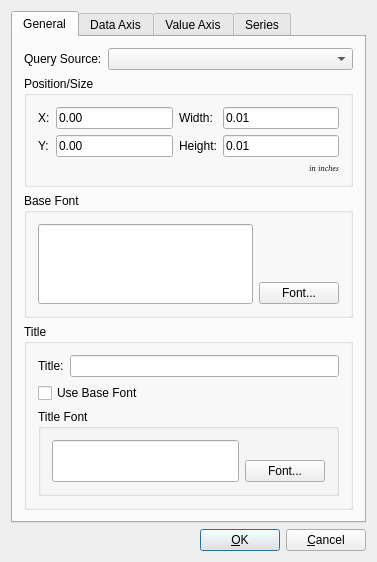
<ui version="4.0" >
 <author></author>
 <comment> * OpenRPT report writer and rendering engine
 * Copyright (C) 2001-2007 by OpenMFG, LLC
 *
 * This library is free software; you can redistribute it and/or
 * modify it under the terms of the GNU Lesser General Public
 * License as published by the Free Software Foundation; either
 * version 2.1 of the License, or (at your option) any later version.
 *
 * This library is distributed in the hope that it will be useful,
 * but WITHOUT ANY WARRANTY; without even the implied warranty of
 * MERCHANTABILITY or FITNESS FOR A PARTICULAR PURPOSE. See the GNU
 * Lesser General Public License for more details.
 *
 * You should have received a copy of the GNU Lesser General Public
 * License along with this library; if not, write to the Free Software
 * Foundation, Inc., 59 Temple Place, Suite 330, Boston, MA 02111-1307 USA
 * Please contact info@openmfg.com with any questions on this license.</comment>
 <exportmacro></exportmacro>
 <class>GraphEditor</class>
 <widget class="QDialog" name="GraphEditor" >
  <property name="geometry" >
   <rect>
    <x>0</x>
    <y>0</y>
    <width>377</width>
    <height>562</height>
   </rect>
  </property>
  <property name="windowTitle" >
   <string>Graph Editor</string>
  </property>
  <layout class="QVBoxLayout" >
   <property name="margin" >
    <number>11</number>
   </property>
   <property name="spacing" >
    <number>6</number>
   </property>
   <item>
    <widget class="QTabWidget" name="_tabWidget" >
     <widget class="QWidget" name="generalTab" >
      <attribute name="title" >
       <string>General</string>
      </attribute>
      <layout class="QVBoxLayout" >
       <property name="margin" >
        <number>11</number>
       </property>
       <property name="spacing" >
        <number>6</number>
       </property>
       <item>
        <layout class="QHBoxLayout" >
         <property name="margin" >
          <number>0</number>
         </property>
         <property name="spacing" >
          <number>6</number>
         </property>
         <item>
          <widget class="QLabel" name="TextLabel1_3" >
           <property name="text" >
            <string>Query Source:</string>
           </property>
          </widget>
         </item>
         <item>
          <widget class="QComboBox" name="cbQuery" >
           <property name="sizePolicy" >
            <sizepolicy>
             <hsizetype>7</hsizetype>
             <vsizetype>0</vsizetype>
             <horstretch>0</horstretch>
             <verstretch>0</verstretch>
            </sizepolicy>
           </property>
          </widget>
         </item>
        </layout>
       </item>
       <item>
        <widget class="QGroupBox" name="GroupBox1" >
         <property name="title" >
          <string>Position/Size</string>
         </property>
         <layout class="QGridLayout" >
          <property name="margin" >
           <number>11</number>
          </property>
          <property name="spacing" >
           <number>6</number>
          </property>
          <item row="1" column="3" >
           <widget class="QLineEdit" name="leHeight" >
            <property name="text" >
             <string>0.01</string>
            </property>
           </widget>
          </item>
          <item row="0" column="3" >
           <widget class="QLineEdit" name="leWidth" >
            <property name="text" >
             <string>0.01</string>
            </property>
           </widget>
          </item>
          <item row="1" column="0" >
           <widget class="QLabel" name="TextLabel2" >
            <property name="text" >
             <string>Y:</string>
            </property>
           </widget>
          </item>
          <item row="1" column="2" >
           <widget class="QLabel" name="TextLabel4" >
            <property name="text" >
             <string>Height:</string>
            </property>
           </widget>
          </item>
          <item row="0" column="0" >
           <widget class="QLabel" name="TextLabel1_3_2" >
            <property name="text" >
             <string>X:</string>
            </property>
           </widget>
          </item>
          <item row="0" column="2" >
           <widget class="QLabel" name="TextLabel3" >
            <property name="text" >
             <string>Width:</string>
            </property>
           </widget>
          </item>
          <item row="2" column="3" >
           <widget class="QLabel" name="TextLabel5" >
            <property name="font" >
             <font>
              <family>Helvetica [Cronyx]</family>
              <pointsize>6</pointsize>
              <weight>50</weight>
              <italic>true</italic>
              <bold>false</bold>
              <underline>false</underline>
              <strikeout>false</strikeout>
             </font>
            </property>
            <property name="text" >
             <string>in inches</string>
            </property>
            <property name="textFormat" >
             <enum>Qt::AutoText</enum>
            </property>
            <property name="alignment" >
             <set>Qt::AlignRight|Qt::AlignTrailing|Qt::AlignVCenter</set>
            </property>
           </widget>
          </item>
          <item row="1" column="1" >
           <widget class="QLineEdit" name="leYPos" >
            <property name="text" >
             <string>0.00</string>
            </property>
           </widget>
          </item>
          <item row="0" column="1" >
           <widget class="QLineEdit" name="leXPos" >
            <property name="text" >
             <string>0.00</string>
            </property>
           </widget>
          </item>
         </layout>
        </widget>
       </item>
       <item>
        <widget class="QGroupBox" name="GroupBox2" >
         <property name="title" >
          <string>Base Font</string>
         </property>
         <layout class="QHBoxLayout" >
          <property name="margin" >
           <number>11</number>
          </property>
          <property name="spacing" >
           <number>6</number>
          </property>
          <item>
           <widget class="QLineEdit" name="_leBaseFont" >
            <property name="sizePolicy" >
             <sizepolicy>
              <hsizetype>7</hsizetype>
              <vsizetype>7</vsizetype>
              <horstretch>0</horstretch>
              <verstretch>0</verstretch>
             </sizepolicy>
            </property>
            <property name="readOnly" >
             <bool>true</bool>
            </property>
           </widget>
          </item>
          <item>
           <layout class="QVBoxLayout" >
            <property name="margin" >
             <number>0</number>
            </property>
            <property name="spacing" >
             <number>6</number>
            </property>
            <item>
             <spacer>
              <property name="orientation" >
               <enum>Qt::Vertical</enum>
              </property>
              <property name="sizeType" >
               <enum>QSizePolicy::Expanding</enum>
              </property>
              <property name="sizeHint" >
               <size>
                <width>20</width>
                <height>20</height>
               </size>
              </property>
             </spacer>
            </item>
            <item>
             <widget class="QPushButton" name="_btnBaseFont" >
              <property name="text" >
               <string>Font...</string>
              </property>
             </widget>
            </item>
           </layout>
          </item>
         </layout>
        </widget>
       </item>
       <item>
        <widget class="QGroupBox" name="_gbTitle" >
         <property name="title" >
          <string>Title</string>
         </property>
         <layout class="QVBoxLayout" >
          <property name="margin" >
           <number>11</number>
          </property>
          <property name="spacing" >
           <number>6</number>
          </property>
          <item>
           <layout class="QHBoxLayout" >
            <property name="margin" >
             <number>0</number>
            </property>
            <property name="spacing" >
             <number>6</number>
            </property>
            <item>
             <widget class="QLabel" name="_lblTitle" >
              <property name="text" >
               <string>Title:</string>
              </property>
             </widget>
            </item>
            <item>
             <widget class="QLineEdit" name="_leTitle" />
            </item>
           </layout>
          </item>
          <item>
           <widget class="QCheckBox" name="_cbTitleUseBase" >
            <property name="text" >
             <string>Use Base Font</string>
            </property>
           </widget>
          </item>
          <item>
           <widget class="QGroupBox" name="_gbTitleFont" >
            <property name="title" >
             <string>Title Font</string>
            </property>
            <layout class="QHBoxLayout" >
             <property name="margin" >
              <number>11</number>
             </property>
             <property name="spacing" >
              <number>6</number>
             </property>
             <item>
              <widget class="QLineEdit" name="_leTitleFont" >
               <property name="sizePolicy" >
                <sizepolicy>
                 <hsizetype>7</hsizetype>
                 <vsizetype>7</vsizetype>
                 <horstretch>0</horstretch>
                 <verstretch>0</verstretch>
                </sizepolicy>
               </property>
               <property name="readOnly" >
                <bool>true</bool>
               </property>
              </widget>
             </item>
             <item>
              <layout class="QVBoxLayout" >
               <property name="margin" >
                <number>0</number>
               </property>
               <property name="spacing" >
                <number>6</number>
               </property>
               <item>
                <spacer>
                 <property name="orientation" >
                  <enum>Qt::Vertical</enum>
                 </property>
                 <property name="sizeType" >
                  <enum>QSizePolicy::Expanding</enum>
                 </property>
                 <property name="sizeHint" >
                  <size>
                   <width>20</width>
                   <height>20</height>
                  </size>
                 </property>
                </spacer>
               </item>
               <item>
                <widget class="QPushButton" name="_btnTitleFont" >
                 <property name="text" >
                  <string>Font...</string>
                 </property>
                </widget>
               </item>
              </layout>
             </item>
            </layout>
           </widget>
          </item>
         </layout>
        </widget>
       </item>
      </layout>
     </widget>
     <widget class="QWidget" name="dataTab" >
      <attribute name="title" >
       <string>Data Axis</string>
      </attribute>
      <layout class="QVBoxLayout" >
       <property name="margin" >
        <number>11</number>
       </property>
       <property name="spacing" >
        <number>6</number>
       </property>
       <item>
        <widget class="QGroupBox" name="_gbDataAxis" >
         <property name="title" >
          <string>Data Axis Labels</string>
         </property>
         <layout class="QVBoxLayout" >
          <property name="margin" >
           <number>11</number>
          </property>
          <property name="spacing" >
           <number>6</number>
          </property>
          <item>
           <layout class="QHBoxLayout" >
            <property name="margin" >
             <number>0</number>
            </property>
            <property name="spacing" >
             <number>6</number>
            </property>
            <item>
             <widget class="QLabel" name="_lblData" >
              <property name="text" >
               <string>Column:</string>
              </property>
             </widget>
            </item>
            <item>
             <widget class="QLineEdit" name="_leData" />
            </item>
           </layout>
          </item>
          <item>
           <widget class="QCheckBox" name="_cbDataUseBase" >
            <property name="text" >
             <string>Use Base Font</string>
            </property>
           </widget>
          </item>
          <item>
           <widget class="QGroupBox" name="_gbDataFont" >
            <property name="title" >
             <string>Data Axis Font</string>
            </property>
            <layout class="QHBoxLayout" >
             <property name="margin" >
              <number>11</number>
             </property>
             <property name="spacing" >
              <number>6</number>
             </property>
             <item>
              <widget class="QLineEdit" name="_leDataFont" >
               <property name="sizePolicy" >
                <sizepolicy>
                 <hsizetype>7</hsizetype>
                 <vsizetype>7</vsizetype>
                 <horstretch>0</horstretch>
                 <verstretch>0</verstretch>
                </sizepolicy>
               </property>
               <property name="readOnly" >
                <bool>true</bool>
               </property>
              </widget>
             </item>
             <item>
              <layout class="QVBoxLayout" >
               <property name="margin" >
                <number>0</number>
               </property>
               <property name="spacing" >
                <number>6</number>
               </property>
               <item>
                <spacer>
                 <property name="orientation" >
                  <enum>Qt::Vertical</enum>
                 </property>
                 <property name="sizeType" >
                  <enum>QSizePolicy::Expanding</enum>
                 </property>
                 <property name="sizeHint" >
                  <size>
                   <width>20</width>
                   <height>20</height>
                  </size>
                 </property>
                </spacer>
               </item>
               <item>
                <widget class="QPushButton" name="_btnDataFont" >
                 <property name="text" >
                  <string>Font...</string>
                 </property>
                </widget>
               </item>
              </layout>
             </item>
            </layout>
           </widget>
          </item>
         </layout>
        </widget>
       </item>
       <item>
        <widget class="QGroupBox" name="_gbDataAxisTitle" >
         <property name="title" >
          <string>Data Axis Title</string>
         </property>
         <layout class="QVBoxLayout" >
          <property name="margin" >
           <number>11</number>
          </property>
          <property name="spacing" >
           <number>6</number>
          </property>
          <item>
           <layout class="QHBoxLayout" >
            <property name="margin" >
             <number>0</number>
            </property>
            <property name="spacing" >
             <number>6</number>
            </property>
            <item>
             <widget class="QLabel" name="_lblDataTitle" >
              <property name="text" >
               <string>Title:</string>
              </property>
             </widget>
            </item>
            <item>
             <widget class="QLineEdit" name="_leDataTitle" />
            </item>
           </layout>
          </item>
          <item>
           <widget class="QCheckBox" name="_cbDataTitleUseBase" >
            <property name="text" >
             <string>Use Base Font</string>
            </property>
           </widget>
          </item>
          <item>
           <widget class="QGroupBox" name="_gbDataTitleFont" >
            <property name="title" >
             <string>Data Axis Title Font</string>
            </property>
            <layout class="QHBoxLayout" >
             <property name="margin" >
              <number>11</number>
             </property>
             <property name="spacing" >
              <number>6</number>
             </property>
             <item>
              <widget class="QLineEdit" name="_leDataTitleFont" >
               <property name="sizePolicy" >
                <sizepolicy>
                 <hsizetype>7</hsizetype>
                 <vsizetype>7</vsizetype>
                 <horstretch>0</horstretch>
                 <verstretch>0</verstretch>
                </sizepolicy>
               </property>
               <property name="readOnly" >
                <bool>true</bool>
               </property>
              </widget>
             </item>
             <item>
              <layout class="QVBoxLayout" >
               <property name="margin" >
                <number>0</number>
               </property>
               <property name="spacing" >
                <number>6</number>
               </property>
               <item>
                <spacer>
                 <property name="orientation" >
                  <enum>Qt::Vertical</enum>
                 </property>
                 <property name="sizeType" >
                  <enum>QSizePolicy::Expanding</enum>
                 </property>
                 <property name="sizeHint" >
                  <size>
                   <width>20</width>
                   <height>20</height>
                  </size>
                 </property>
                </spacer>
               </item>
               <item>
                <widget class="QPushButton" name="_btnDataTitleFont" >
                 <property name="text" >
                  <string>Font...</string>
                 </property>
                </widget>
               </item>
              </layout>
             </item>
            </layout>
           </widget>
          </item>
         </layout>
        </widget>
       </item>
      </layout>
     </widget>
     <widget class="QWidget" name="valueTab" >
      <attribute name="title" >
       <string>Value Axis</string>
      </attribute>
      <layout class="QVBoxLayout" >
       <property name="margin" >
        <number>11</number>
       </property>
       <property name="spacing" >
        <number>6</number>
       </property>
       <item>
        <layout class="QHBoxLayout" >
         <property name="margin" >
          <number>0</number>
         </property>
         <property name="spacing" >
          <number>6</number>
         </property>
         <item>
          <widget class="QLabel" name="_lblMin" >
           <property name="text" >
            <string>Min:</string>
           </property>
           <property name="alignment" >
            <set>Qt::AlignRight|Qt::AlignTrailing|Qt::AlignVCenter</set>
           </property>
          </widget>
         </item>
         <item>
          <widget class="QLineEdit" name="_leMin" />
         </item>
         <item>
          <widget class="QLabel" name="_lblMax" >
           <property name="text" >
            <string>Max:</string>
           </property>
           <property name="alignment" >
            <set>Qt::AlignRight|Qt::AlignTrailing|Qt::AlignVCenter</set>
           </property>
          </widget>
         </item>
         <item>
          <widget class="QLineEdit" name="_leMax" />
         </item>
        </layout>
       </item>
       <item>
        <widget class="QCheckBox" name="_cbAutoMinMax" >
         <property name="text" >
          <string>Expand Min/Max if needed</string>
         </property>
        </widget>
       </item>
       <item>
        <widget class="QCheckBox" name="_cbValueUseBase" >
         <property name="text" >
          <string>Use Base Font</string>
         </property>
        </widget>
       </item>
       <item>
        <widget class="QGroupBox" name="_gbValueFont" >
         <property name="title" >
          <string>Value Axis Font</string>
         </property>
         <layout class="QHBoxLayout" >
          <property name="margin" >
           <number>11</number>
          </property>
          <property name="spacing" >
           <number>6</number>
          </property>
          <item>
           <widget class="QLineEdit" name="_leValueFont" >
            <property name="sizePolicy" >
             <sizepolicy>
              <hsizetype>7</hsizetype>
              <vsizetype>7</vsizetype>
              <horstretch>0</horstretch>
              <verstretch>0</verstretch>
             </sizepolicy>
            </property>
            <property name="readOnly" >
             <bool>true</bool>
            </property>
           </widget>
          </item>
          <item>
           <layout class="QVBoxLayout" >
            <property name="margin" >
             <number>0</number>
            </property>
            <property name="spacing" >
             <number>6</number>
            </property>
            <item>
             <spacer>
              <property name="orientation" >
               <enum>Qt::Vertical</enum>
              </property>
              <property name="sizeType" >
               <enum>QSizePolicy::Expanding</enum>
              </property>
              <property name="sizeHint" >
               <size>
                <width>20</width>
                <height>20</height>
               </size>
              </property>
             </spacer>
            </item>
            <item>
             <widget class="QPushButton" name="_btnValueFont" >
              <property name="text" >
               <string>Font...</string>
              </property>
             </widget>
            </item>
           </layout>
          </item>
         </layout>
        </widget>
       </item>
       <item>
        <widget class="QGroupBox" name="_gbDataAxisTitle_2" >
         <property name="title" >
          <string>Value Axis Title</string>
         </property>
         <layout class="QVBoxLayout" >
          <property name="margin" >
           <number>11</number>
          </property>
          <property name="spacing" >
           <number>6</number>
          </property>
          <item>
           <layout class="QHBoxLayout" >
            <property name="margin" >
             <number>0</number>
            </property>
            <property name="spacing" >
             <number>6</number>
            </property>
            <item>
             <widget class="QLabel" name="_lblValueTitle" >
              <property name="text" >
               <string>Title:</string>
              </property>
             </widget>
            </item>
            <item>
             <widget class="QLineEdit" name="_leValueTitle" />
            </item>
           </layout>
          </item>
          <item>
           <widget class="QCheckBox" name="_cbValueTitleUseBase" >
            <property name="text" >
             <string>Use Base Font</string>
            </property>
           </widget>
          </item>
          <item>
           <widget class="QGroupBox" name="_gbValueTitleFont" >
            <property name="title" >
             <string>Value Axis Title Font</string>
            </property>
            <layout class="QHBoxLayout" >
             <property name="margin" >
              <number>11</number>
             </property>
             <property name="spacing" >
              <number>6</number>
             </property>
             <item>
              <widget class="QLineEdit" name="_leValueTitleFont" >
               <property name="sizePolicy" >
                <sizepolicy>
                 <hsizetype>7</hsizetype>
                 <vsizetype>7</vsizetype>
                 <horstretch>0</horstretch>
                 <verstretch>0</verstretch>
                </sizepolicy>
               </property>
               <property name="readOnly" >
                <bool>true</bool>
               </property>
              </widget>
             </item>
             <item>
              <layout class="QVBoxLayout" >
               <property name="margin" >
                <number>0</number>
               </property>
               <property name="spacing" >
                <number>6</number>
               </property>
               <item>
                <spacer>
                 <property name="orientation" >
                  <enum>Qt::Vertical</enum>
                 </property>
                 <property name="sizeType" >
                  <enum>QSizePolicy::Expanding</enum>
                 </property>
                 <property name="sizeHint" >
                  <size>
                   <width>20</width>
                   <height>20</height>
                  </size>
                 </property>
                </spacer>
               </item>
               <item>
                <widget class="QPushButton" name="_btnValueTitleFont" >
                 <property name="text" >
                  <string>Font...</string>
                 </property>
                </widget>
               </item>
              </layout>
             </item>
            </layout>
           </widget>
          </item>
         </layout>
        </widget>
       </item>
      </layout>
     </widget>
     <widget class="QWidget" name="seriesTab" >
      <attribute name="title" >
       <string>Series</string>
      </attribute>
      <layout class="QVBoxLayout" >
       <property name="margin" >
        <number>11</number>
       </property>
       <property name="spacing" >
        <number>6</number>
       </property>
       <item>
        <layout class="QHBoxLayout" >
         <property name="margin" >
          <number>0</number>
         </property>
         <property name="spacing" >
          <number>6</number>
         </property>
         <item>
          <layout class="QVBoxLayout" >
           <property name="margin" >
            <number>0</number>
           </property>
           <property name="spacing" >
            <number>6</number>
           </property>
           <item>
            <layout class="QHBoxLayout" >
             <property name="margin" >
              <number>0</number>
             </property>
             <property name="spacing" >
              <number>6</number>
             </property>
             <item>
              <widget class="QLabel" name="_lblSeries" >
               <property name="text" >
                <string>Series:</string>
               </property>
              </widget>
             </item>
             <item>
              <widget class="QComboBox" name="_cbSeries" >
               <property name="sizePolicy" >
                <sizepolicy>
                 <hsizetype>7</hsizetype>
                 <vsizetype>0</vsizetype>
                 <horstretch>0</horstretch>
                 <verstretch>0</verstretch>
                </sizepolicy>
               </property>
              </widget>
             </item>
            </layout>
           </item>
           <item>
            <spacer>
             <property name="orientation" >
              <enum>Qt::Vertical</enum>
             </property>
             <property name="sizeType" >
              <enum>QSizePolicy::Minimum</enum>
             </property>
             <property name="sizeHint" >
              <size>
               <width>20</width>
               <height>20</height>
              </size>
             </property>
            </spacer>
           </item>
          </layout>
         </item>
         <item>
          <layout class="QVBoxLayout" >
           <property name="margin" >
            <number>0</number>
           </property>
           <property name="spacing" >
            <number>6</number>
           </property>
           <item>
            <widget class="QPushButton" name="_btnNewSeries" >
             <property name="text" >
              <string>New</string>
             </property>
            </widget>
           </item>
           <item>
            <widget class="QPushButton" name="_btnRemoveSeries" >
             <property name="text" >
              <string>Remove</string>
             </property>
            </widget>
           </item>
          </layout>
         </item>
        </layout>
       </item>
       <item>
        <widget class="QGroupBox" name="_gbSeriesProperties" >
         <property name="sizePolicy" >
          <sizepolicy>
           <hsizetype>5</hsizetype>
           <vsizetype>7</vsizetype>
           <horstretch>0</horstretch>
           <verstretch>0</verstretch>
          </sizepolicy>
         </property>
         <property name="title" >
          <string>Series Properties</string>
         </property>
         <layout class="QVBoxLayout" >
          <property name="margin" >
           <number>11</number>
          </property>
          <property name="spacing" >
           <number>6</number>
          </property>
          <item>
           <layout class="QGridLayout" >
            <property name="margin" >
             <number>0</number>
            </property>
            <property name="spacing" >
             <number>6</number>
            </property>
            <item row="0" column="1" >
             <widget class="QLineEdit" name="_leSeriesName" />
            </item>
            <item row="2" column="0" >
             <widget class="QLabel" name="_lblSeriesColor" >
              <property name="text" >
               <string>Color:</string>
              </property>
             </widget>
            </item>
            <item row="2" column="1" >
             <layout class="QHBoxLayout" >
              <property name="margin" >
               <number>0</number>
              </property>
              <property name="spacing" >
               <number>6</number>
              </property>
              <item>
               <widget class="QComboBox" name="_cbColors" >
                <property name="sizePolicy" >
                 <sizepolicy>
                  <hsizetype>7</hsizetype>
                  <vsizetype>0</vsizetype>
                  <horstretch>0</horstretch>
                  <verstretch>0</verstretch>
                 </sizepolicy>
                </property>
                <property name="duplicatesEnabled" >
                 <bool>false</bool>
                </property>
               </widget>
              </item>
              <item>
               <widget class="QPushButton" name="_btnEditColors" >
                <property name="text" >
                 <string>Edit</string>
                </property>
               </widget>
              </item>
             </layout>
            </item>
            <item row="1" column="1" >
             <widget class="QLineEdit" name="_leSeriesColumn" />
            </item>
            <item row="0" column="0" >
             <widget class="QLabel" name="_lblSeriesName" >
              <property name="text" >
               <string>Name:</string>
              </property>
             </widget>
            </item>
            <item row="1" column="0" >
             <widget class="QLabel" name="_lblSeriesColumn" >
              <property name="text" >
               <string>Column:</string>
              </property>
             </widget>
            </item>
           </layout>
          </item>
          <item>
           <widget class="QGroupBox" name="_gbSeriesStyle" >
            <property name="title" >
             <string>Style</string>
            </property>
            <layout class="QVBoxLayout" >
             <property name="margin" >
              <number>11</number>
             </property>
             <property name="spacing" >
              <number>6</number>
             </property>
             <item>
              <widget class="QCheckBox" name="_cbSeriesStyleBars" >
               <property name="text" >
                <string>Bars</string>
               </property>
              </widget>
             </item>
             <item>
              <widget class="QCheckBox" name="_cbSeriesStyleLines" >
               <property name="text" >
                <string>Lines</string>
               </property>
              </widget>
             </item>
             <item>
              <widget class="QCheckBox" name="_cbSeriesStylePoints" >
               <property name="text" >
                <string>Points</string>
               </property>
              </widget>
             </item>
            </layout>
           </widget>
          </item>
         </layout>
        </widget>
       </item>
      </layout>
     </widget>
    </widget>
   </item>
   <item>
    <layout class="QHBoxLayout" >
     <property name="margin" >
      <number>0</number>
     </property>
     <property name="spacing" >
      <number>6</number>
     </property>
     <item>
      <spacer>
       <property name="orientation" >
        <enum>Qt::Horizontal</enum>
       </property>
       <property name="sizeType" >
        <enum>QSizePolicy::Expanding</enum>
       </property>
       <property name="sizeHint" >
        <size>
         <width>20</width>
         <height>20</height>
        </size>
       </property>
      </spacer>
     </item>
     <item>
      <widget class="QPushButton" name="buttonOk" >
       <property name="text" >
        <string>&amp;OK</string>
       </property>
       <property name="shortcut" >
        <string>Alt+O</string>
       </property>
       <property name="autoDefault" >
        <bool>true</bool>
       </property>
       <property name="default" >
        <bool>true</bool>
       </property>
      </widget>
     </item>
     <item>
      <widget class="QPushButton" name="buttonCancel" >
       <property name="text" >
        <string>&amp;Cancel</string>
       </property>
       <property name="shortcut" >
        <string>Alt+C</string>
       </property>
       <property name="autoDefault" >
        <bool>true</bool>
       </property>
      </widget>
     </item>
    </layout>
   </item>
  </layout>
 </widget>
 <layoutdefault spacing="6" margin="11" />
 <pixmapfunction>qPixmapFromMimeSource</pixmapfunction>
 <tabstops>
  <tabstop>_tabWidget</tabstop>
  <tabstop>cbQuery</tabstop>
  <tabstop>leXPos</tabstop>
  <tabstop>leWidth</tabstop>
  <tabstop>leYPos</tabstop>
  <tabstop>leHeight</tabstop>
  <tabstop>_leBaseFont</tabstop>
  <tabstop>_btnBaseFont</tabstop>
  <tabstop>_leTitle</tabstop>
  <tabstop>_cbTitleUseBase</tabstop>
  <tabstop>_leTitleFont</tabstop>
  <tabstop>_btnTitleFont</tabstop>
  <tabstop>_leData</tabstop>
  <tabstop>_cbDataUseBase</tabstop>
  <tabstop>_leDataFont</tabstop>
  <tabstop>_btnDataFont</tabstop>
  <tabstop>_leDataTitle</tabstop>
  <tabstop>_cbDataTitleUseBase</tabstop>
  <tabstop>_leDataTitleFont</tabstop>
  <tabstop>_btnDataTitleFont</tabstop>
  <tabstop>_leMin</tabstop>
  <tabstop>_leMax</tabstop>
  <tabstop>_cbAutoMinMax</tabstop>
  <tabstop>_cbValueUseBase</tabstop>
  <tabstop>_leValueFont</tabstop>
  <tabstop>_btnValueFont</tabstop>
  <tabstop>_leValueTitle</tabstop>
  <tabstop>_cbValueTitleUseBase</tabstop>
  <tabstop>_leValueTitleFont</tabstop>
  <tabstop>_btnValueTitleFont</tabstop>
  <tabstop>_cbSeries</tabstop>
  <tabstop>_btnNewSeries</tabstop>
  <tabstop>_btnRemoveSeries</tabstop>
  <tabstop>_leSeriesName</tabstop>
  <tabstop>_leSeriesColumn</tabstop>
  <tabstop>_cbColors</tabstop>
  <tabstop>_btnEditColors</tabstop>
  <tabstop>_cbSeriesStyleBars</tabstop>
  <tabstop>_cbSeriesStyleLines</tabstop>
  <tabstop>_cbSeriesStylePoints</tabstop>
  <tabstop>buttonOk</tabstop>
  <tabstop>buttonCancel</tabstop>
 </tabstops>
 <includes>
  <include location="global" >q3ptrlist.h</include>
  <include location="global" >parsexmlutils.h</include>
 </includes>
 <resources/>
 <connections>
  <connection>
   <sender>buttonOk</sender>
   <signal>clicked()</signal>
   <receiver>GraphEditor</receiver>
   <slot>accept()</slot>
   <hints>
    <hint type="sourcelabel" >
     <x>20</x>
     <y>20</y>
    </hint>
    <hint type="destinationlabel" >
     <x>20</x>
     <y>20</y>
    </hint>
   </hints>
  </connection>
  <connection>
   <sender>buttonCancel</sender>
   <signal>clicked()</signal>
   <receiver>GraphEditor</receiver>
   <slot>reject()</slot>
   <hints>
    <hint type="sourcelabel" >
     <x>20</x>
     <y>20</y>
    </hint>
    <hint type="destinationlabel" >
     <x>20</x>
     <y>20</y>
    </hint>
   </hints>
  </connection>
  <connection>
   <sender>_cbTitleUseBase</sender>
   <signal>toggled(bool)</signal>
   <receiver>_gbTitleFont</receiver>
   <slot>setDisabled(bool)</slot>
   <hints>
    <hint type="sourcelabel" >
     <x>20</x>
     <y>20</y>
    </hint>
    <hint type="destinationlabel" >
     <x>20</x>
     <y>20</y>
    </hint>
   </hints>
  </connection>
  <connection>
   <sender>_cbDataTitleUseBase</sender>
   <signal>toggled(bool)</signal>
   <receiver>_gbDataTitleFont</receiver>
   <slot>setDisabled(bool)</slot>
   <hints>
    <hint type="sourcelabel" >
     <x>20</x>
     <y>20</y>
    </hint>
    <hint type="destinationlabel" >
     <x>20</x>
     <y>20</y>
    </hint>
   </hints>
  </connection>
  <connection>
   <sender>_cbDataUseBase</sender>
   <signal>toggled(bool)</signal>
   <receiver>_gbDataFont</receiver>
   <slot>setDisabled(bool)</slot>
   <hints>
    <hint type="sourcelabel" >
     <x>20</x>
     <y>20</y>
    </hint>
    <hint type="destinationlabel" >
     <x>20</x>
     <y>20</y>
    </hint>
   </hints>
  </connection>
  <connection>
   <sender>_cbValueTitleUseBase</sender>
   <signal>toggled(bool)</signal>
   <receiver>_gbValueTitleFont</receiver>
   <slot>setDisabled(bool)</slot>
   <hints>
    <hint type="sourcelabel" >
     <x>20</x>
     <y>20</y>
    </hint>
    <hint type="destinationlabel" >
     <x>20</x>
     <y>20</y>
    </hint>
   </hints>
  </connection>
  <connection>
   <sender>_cbValueUseBase</sender>
   <signal>toggled(bool)</signal>
   <receiver>_gbValueFont</receiver>
   <slot>setDisabled(bool)</slot>
   <hints>
    <hint type="sourcelabel" >
     <x>20</x>
     <y>20</y>
    </hint>
    <hint type="destinationlabel" >
     <x>20</x>
     <y>20</y>
    </hint>
   </hints>
  </connection>
 </connections>
</ui>
